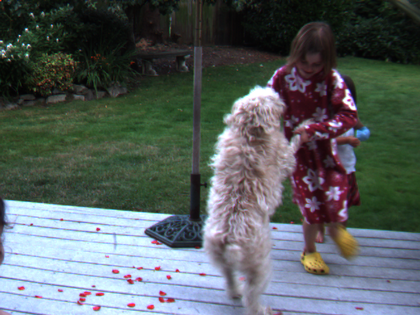
%> input picture CS4495 - Computer Vision/PS5/Problem 4 Code/0.png, 420 x 315 px, shrunk from 640 x 480 before the run
$ octave ps5_4_1_5.m   (GNU Octave 9; MATLAB toolbox functions it lacks are replaced by stand-ins)
%> lines starting %> are read from the running program, lines starting %| are printed output that depends on the picture
### CS4495 - Computer Vision/PS5/Problem 4 Code/GaussianSequence.m
function [ pyramids ] = GaussianSequence( ims )
    len = length(ims);
    pyramids = {};
    for i = 1 : len
        pyramids = [pyramids; GaussianPyramid(ims{i})];
    end
end

### CS4495 - Computer Vision/PS5/Problem 4 Code/GaussianPyramid.m
function [ pyramid ] = GaussianPyramid( im )
    start = im2double(im);
    [sr, sc] = size(start);
    pyramid = {start};
    i = 2;
    while sr > 2 && sc > 2
        pyramid{i} = Reduce(pyramid{i - 1});
        [sr, sc] = size(pyramid{i});
        i = i + 1;
    end
end

### CS4495 - Computer Vision/PS5/Problem 4 Code/Warp.m
function [ warpI2 ] = Warp( im2, vx, vy)
    [M, N] = size(im2);
    [x, y] = meshgrid(1:N,1:M);
    warpI3 = interp2(x, y, im2, x + vx,y + vy, '*nearest'); % use Matlab interpolation routine
    warpI2 = interp2(x, y, im2, x + vx,y + vy, '*linear'); % use Matlab interpolation routine
    I = find(isnan(warpI2));
    warpI2(I) = warpI3(I);
    warpI2(isnan(warpI2)) = im2(isnan(warpI2));
end

### CS4495 - Computer Vision/PS5/Problem 4 Code/DrawOpticFlow.m
function [ ] = DrawOpticFlow( U, V )
    figure
    subplot(2,1,1), imagesc(U)
    colormap default
    colorbar
    subplot(2,1,2),imagesc(V)
    colormap default
    colorbar
    % [4 lines of commented-out code are left out]
end

### CS4495 - Computer Vision/PS5/Problem 4 Code/ps5_4_1_5.m
% [5 lines of commented-out code are left out]
f = {rgb2gray(imread('0.png')), rgb2gray(imread('1.png')), rgb2gray(imread('2.png'))};
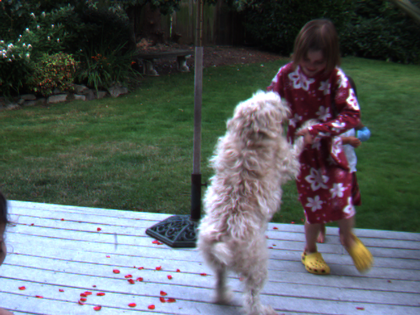
%> input picture CS4495 - Computer Vision/PS5/Problem 4 Code/1.png, 420 x 315 px, shrunk from 640 x 480 before the run
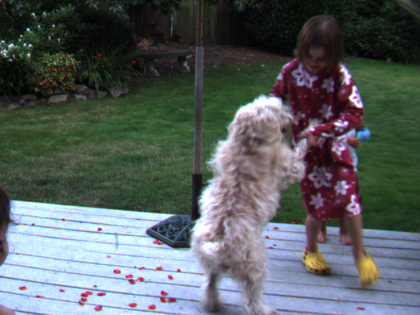
%> input picture CS4495 - Computer Vision/PS5/Problem 4 Code/2.png, 420 x 315 px, shrunk from 640 x 480 before the run
%> f = 3 items
ws = 24;
wsig = 4;
bs = 24;
bsig = 4;
frameTransitions = length(f) - 1;
%> frameTransitions = 2
gPyr = GaussianSequence(f);
%> the loop in GaussianSequence, `for i = 1 : len` made 3 passes
%> pass 1, in GaussianPyramid, `start = im2double(im);`:
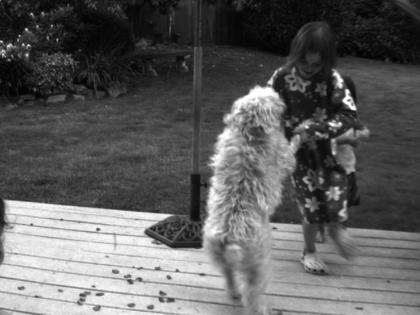
%> start: size 315x420 double; min 0.00784, max 1, mean 0.371
%> gPyr = 27 items
[~, gHeight] = size(gPyr);
%> gHeight = 9
gHeightMax = 7;
assert(gHeight >= gHeightMax + 1);
U = cell(frameTransitions, gHeight);
%> U = 18 items
V = cell(frameTransitions, gHeight);
%> V = 18 items
warped = cell(frameTransitions, gHeight);
%> warped = 18 items
for i = 1 : frameTransitions
    U{i, gHeightMax + 1} = 0 * gPyr{i, gHeightMax + 1};
    V{i, gHeightMax + 1} = 0 * gPyr{i, gHeightMax + 1};
    for j = gHeightMax : -1 : 1
        [sr, sc] = size(gPyr{i, j});
        up = Expand(U{i, j + 1}, sr, sc);
        vp = Expand(V{i, j + 1}, sr, sc);
        warped{i, j} = Warp(gPyr{i + 1, j}, 2 * up, 2 * vp);
        [us, vs] = OpticFlow(gPyr{i, j} , warped{i, j}, bs, bsig, ws, bsig);
        U{i, j} = up + us;
        V{i, j} = vp + vs;
    end
    [sr, sc] = size(gPyr{i, 1});
    DrawOpticFlow(U{i, 1}, V{i, 1});
    warp = Warp(gPyr{i + 1, 1}, U{i, 1}, V{i, 1});
    diff = gPyr{i, 1} - warp;
    dis = max([abs(min(min(diff))), abs(max(max(diff)))])
    sum(sum(abs(diff)))
    figure, imagesc(diff);
    colormap default
    colorbar
    [sr, sc] = size(warp);
    framesij = zeros(sr, sc, 2);
    framesij(:, :, 1) = gPyr{i, 1};
    framesij(:, :, 2) = warp;
    %implay(framesij, 60);
end
%> this loop made 2 passes
%> dis on passes 1 to 2: 0.672, 0.674
%> pass 1, `DrawOpticFlow(U{i, 1}, V{i, 1});`:
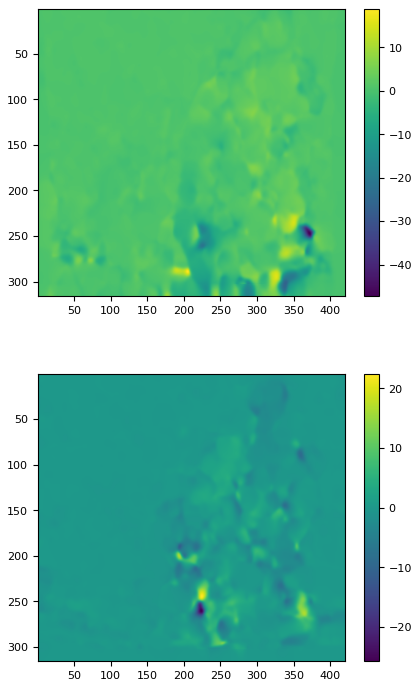
%> figure redrawn from the program's plot data, 2 panels
%> pass 1, `diff = gPyr{i, 1} - warp;`:
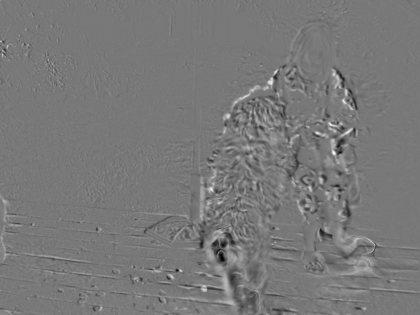
%> diff: size 315x420 double; min -0.605, max 0.672, mean 0.000613; drawn with min black and max white
%> pass 2, `DrawOpticFlow(U{i, 1}, V{i, 1});`:
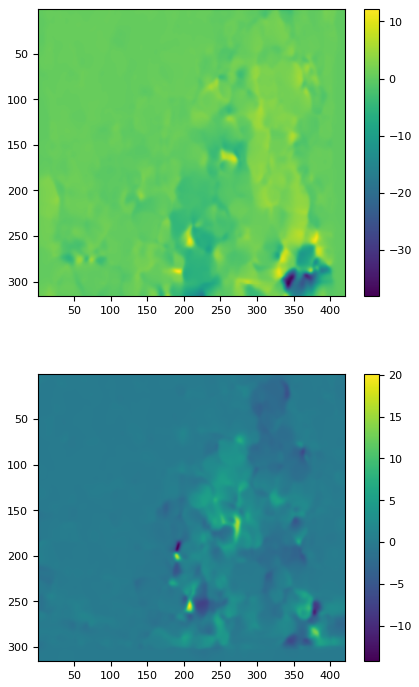
%> figure redrawn from the program's plot data, 2 panels
%> pass 2, `colorbar`:
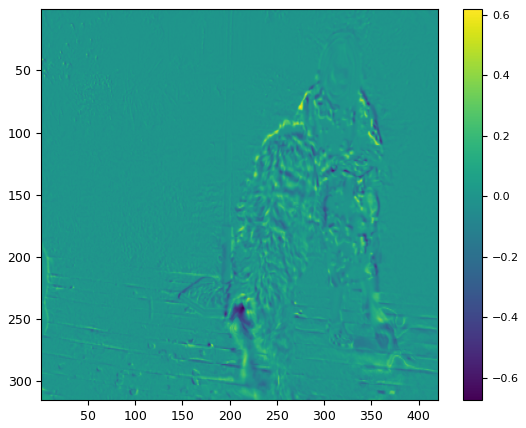
%> figure redrawn from the program's plot data
